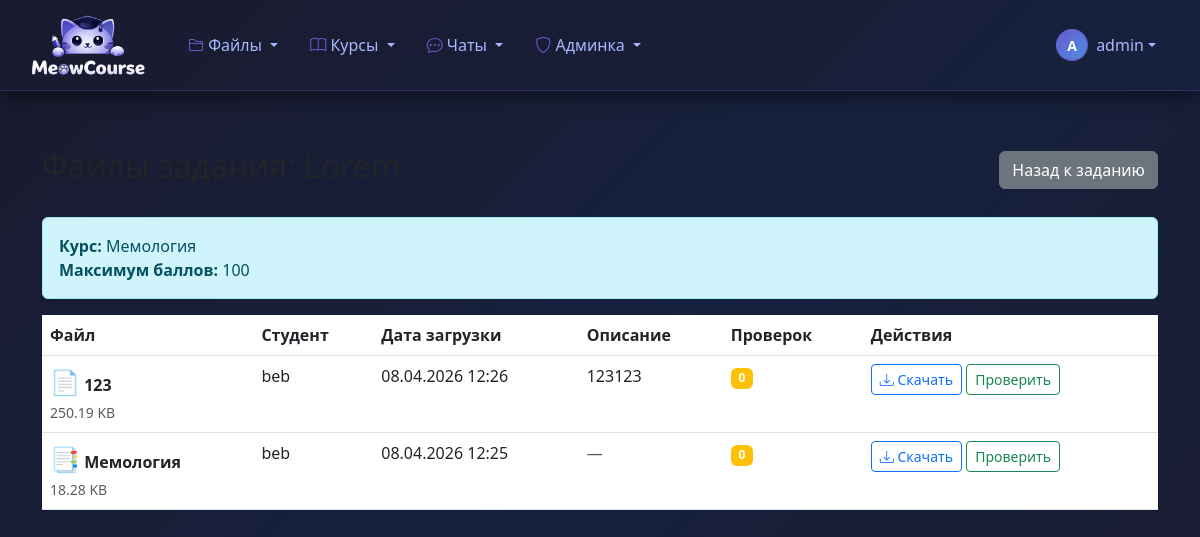
Screenshot of /assignments/3/files/ (signed in) with the database file from the repository.
### classroom_core/models.py (models this page shows, shortened)
class Course(models.Model):
    STATUS_CHOICES = [
       ('draft', 'Черновик'),
       ('active', 'Активный'),
       ('archived', 'Архивирован'),
       ('completed', 'Завершен'),
    ]
    title = models.CharField(max_length=255)
    description = models.TextField()
    short_description = models.CharField(max_length=200, blank=True)
    code = models.CharField(max_length=20, unique=True, blank=True)
    instructor = models.ForeignKey(
        User,
        on_delete=models.CASCADE,
        related_name='courses_created'
    )
    teaching_assistants = models.ManyToManyField(
        User,
        blank=True,
        related_name='courses_assisting'
    )
    students = models.ManyToManyField(
        User,
        blank=True,
        related_name='courses_enrolled'
    )
    student_groups = models.ManyToManyField(
        StudentGroup,
        blank=True,
        related_name='courses_enrolled',
        help_text='Группы студентов, зачисленные на курс'
    )
    status = models.CharField(
        max_length=20,
        choices=STATUS_CHOICES,
        default='draft'
    )
    start_date = models.DateTimeField(null=True, blank=True)
    end_date = models.DateTimeField(null=True, blank=True)
    created_at = models.DateTimeField(auto_now_add=True)
    updated_at = models.DateTimeField(auto_now=True)
    cover_image = models.ImageField(
        upload_to='course_covers/',
        null=True,
        blank=True
    )
    color = models.CharField(max_length=7, default='#3498db')
    is_public = models.BooleanField(default=False)
    allow_self_enrollment = models.BooleanField(default=True)
    max_students = models.IntegerField(null=True, blank=True)
    class Meta:
        ordering = ['-created_at']
        verbose_name = 'Курс'
        verbose_name_plural = 'Курсы'

class Assignment(models.Model ):
    STATUS_CHOICES =[
   ('draft','Черновик'),
   ('published','Опубликовано'),
   ('closed','Закрыто'),
    ]
    course =models.ForeignKey(
    Course,
    on_delete =models.CASCADE ,
    related_name ='assignments',
    null = True,
    )
    section =models.ForeignKey(
    CourseSection ,
    on_delete =models.SET_NULL ,
    null =True,
    blank =True,
    related_name ='assignments'
    )
    title =models.CharField(max_length =255 )
    description =models.TextField()
    status =models.CharField(
    max_length =20 ,
    choices =STATUS_CHOICES ,
    default ='draft'
    )
    due_date =models.DateTimeField(null =True ,blank =True )
    allow_late_submissions =models.BooleanField(default =False )
    max_points =models.IntegerField(default =100 )
    passing_score =models.IntegerField(default =50 )
    is_group_assignment =models.BooleanField(default =False )
    group_size_min=models.IntegerField(default=1)
    group_size_max=models.IntegerField(default=1)
    attachment =models.FileField(
    upload_to ='assignment_attachments/',
    null =True ,
    blank =True
    )
    created_at =models.DateTimeField(auto_now_add =True )
    updated_at =models.DateTimeField(auto_now =True )
    published_at =models.DateTimeField(null =True ,blank =True )
    class Meta :
        ordering =['-due_date','-created_at']
        verbose_name ='Задание'
        verbose_name_plural ='Задания'
    def can_grade(self ,user ):
        return user ==self.course.instructor or user in self.course.teaching_assistants.all()or user.is_superuser or user.profile.is_staff()

class AssignmentFile(models.Model ):
    assignment =models.ForeignKey(
    Assignment ,
    on_delete =models.CASCADE ,
    related_name ='files'
    )
    student =models.ForeignKey(
    User ,
    on_delete =models.CASCADE ,
    related_name ='assignment_files'
    )
    file =models.ForeignKey(
    'file_manager.File',
    on_delete =models.CASCADE ,
    related_name ='assignment_submissions',
    help_text ='Файл из файлового хранилища'
    )
    description =models.TextField(
    blank =True ,
    help_text ='Описание файла(опционально)'
    )
    uploaded_at =models.DateTimeField(auto_now_add =True )
    updated_at =models.DateTimeField(auto_now =True )
    class Meta :
        ordering =['-uploaded_at']
        verbose_name ='Файл задания'
        verbose_name_plural ='Файлы заданий'

### file_manager/models.py (models this page shows, shortened)
class File(models.Model ):
    FILE_TYPE_CHOICES =[
   ('pdf','PDF Document'),
   ('txt','Text File'),
   ('docx','Word Document'),
   ('xlsx','Excel Spreadsheet'),
   ('pptx','PowerPoint Presentation'),
   ('jpg','JPEG Image'),
   ('png','PNG Image'),
   ('mp4','Video MP4'),
   ('mp3','Audio MP3'),
   ('zip','Archive ZIP'),
   ('other','Other'),
    ]
    VISIBILITY_CHOICES =[
   ('private','Private - Только я'),
   ('shared','Shared - С определенными пользователями'),
   ('public','Public - Все пользователи'),
    ]
    title =models.CharField(max_length =255 )
    description =models.TextField(blank =True )
    file =models.FileField(upload_to =file_upload_path )
    file_type =models.CharField(max_length =10 ,choices =FILE_TYPE_CHOICES ,default ='other')
    file_size =models.BigIntegerField(default =0 )
    uploaded_by =models.ForeignKey(
    User ,
    on_delete =models.CASCADE ,
    related_name ='uploaded_files'
    )
    uploaded_at =models.DateTimeField(auto_now_add =True )
    updated_at =models.DateTimeField(auto_now =True )
    version =models.IntegerField(default =1 )
    category =models.ForeignKey(
    FileCategory ,
    on_delete =models.SET_NULL ,
    null =True ,
    blank =True ,
    related_name ='files'
    )
    tags =models.ManyToManyField(Tag ,blank =True ,related_name ='files')
    folder =models.ForeignKey(
    'self',
    on_delete =models.CASCADE ,
    null =True ,
    blank =True ,
    related_name ='subfiles',
    limit_choices_to ={'is_folder':True }
    )
    is_folder =models.BooleanField(default =False )
    visibility =models.CharField(
    max_length =10 ,
    choices =VISIBILITY_CHOICES ,
    default ='private'
    )
    shared_with =models.ManyToManyField(
    User ,
    blank =True ,
    related_name ='shared_files'
    )
    extracted_text =models.TextField(blank =True ,null =True )
    has_preview =models.BooleanField(default =False )
    favorite =models.ManyToManyField(
    User ,
    blank =True ,
    related_name ='favorite_files'
    )
    download_count =models.IntegerField(default =0 )
    class Meta :
        ordering =['-uploaded_at']
        verbose_name ='Файл'
        verbose_name_plural ='Файлы'
        indexes =[
        models.Index(fields =['uploaded_by','-uploaded_at']),
        models.Index(fields =['file_type']),
        models.Index(fields =['visibility']),
        models.Index(fields =['extracted_text']),
        ]
    def get_file_size_display(self ):
        if self.is_folder :
            return self.get_folder_size_display()
        size =self.file_size
        for unit in ['B','KB','MB','GB']:
            if size <1024.0 :
                return f"{size :.2f} {unit }"
            size /=1024.0
        return f"{size :.2f} TB"
    def get_icon(self ):
        icon_mapping ={
        'pdf':'📄',
        'txt':'📝',
        'docx':'📑',
        'xlsx':'📊',
        'pptx':'📽️',
        'jpg':'🖼️',
        'png':'🖼️',
        'mp4':'🎬',
        'mp3':'🎵',
        'zip':'📁',
        'other':'📎',
        }
        return icon_mapping.get(self.file_type ,'📎')

### classroom_core/views.py (the view)
# urls.py: path('assignments/<int:assignment_id>/files/', views.assignment_file_list, name='assignment_file_list'),
@login_required
def assignment_file_list(request, assignment_id):
    assignment = get_object_or_404(Assignment, id=assignment_id)
    course = assignment.course
    if not assignment.can_grade(request.user):
        raise PermissionDenied
    is_teacher = course.instructor == request.user
    is_assistant = request.user in course.teaching_assistants.all() if hasattr(course, 'teaching_assistants') else False
    is_admin = request.user.is_superuser or(hasattr(request.user, 'profile') and request.user.profile.is_staff())
    files = AssignmentFile.objects.filter(assignment=assignment).order_by('-uploaded_at')
    context = {
        'assignment': assignment,
        'course': course,
        'files': files,
        'is_teacher': is_teacher,
        'is_assistant': is_assistant,
        'is_admin': is_admin,
    }
    return render(request, 'classroom_core/assignment_file_list.html', context)

### templates/classroom_core/assignment_file_list.html (shortened to what this page needs)
{% extends 'base.html' %}
{% block content %}
<div class="container mt-4">
    <div class="row">
        <div class="col-12">
            <div class="d-flex justify-content-between align-items-center mb-4">
                <h2>Файлы задания: {{ assignment.title }}</h2>
                <a href="{% url 'classroom_core:assignment_detail' assignment.id %}" class="btn btn-secondary">
                    Назад к заданию
                </a>
            </div>
            {% if is_teacher or is_admin %}
            <div class="alert alert-info">
                <strong>Курс:</strong> {{ course.title }}
                <br>
                <strong>Максимум баллов:</strong> {{ assignment.max_points }}
            </div>
            {% endif %}
            {% if files %}
                <div class="table-responsive">
                    <table class="table table-hover">
                        <thead>
                            <tr>
                                <th>Файл</th>
                                <th>Студент</th>
                                <th>Дата загрузки</th>
                                <th>Описание</th>
                                <th>Проверок</th>
                                <th>Действия</th>
                            </tr>
                        </thead>
                        <tbody>
                            {% for file in files %}
                                <tr>
                                    <td>
                                        <span class="fs-4">{{ file.file.get_icon }}</span>
                                        <strong>{{ file.file.title }}</strong>
                                        <br>
                                        <small class="text-muted">{{ file.file.get_file_size_display }}</small>
                                    </td>
                                    <td>
                                        {{ file.student.get_full_name|default:file.student.username }}
                                    </td>
                                    <td>{{ file.uploaded_at|date:"d.m.Y H:i" }}</td>
                                    <td>
                                        {% if file.description %}
                                            {{ file.description|truncatewords:10 }}
                                        {% else %}
                                            <span class="text-muted">—</span>
                                        {% endif %}
                                    </td>
                                    <td>
                                        {% with review_count=file.reviews.count %}
                                            {% if review_count > 0 %}
                                                <span class="badge bg-success">{{ review_count }}</span>
                                            {% else %}
                                                <span class="badge bg-warning">0</span>
                                            {% endif %}
                                        {% endwith %}
                                    </td>
                                    <td>
                                        <a href="{{ file.file.file.url }}" target="_blank" class="btn btn-sm btn-outline-primary" download>
                                            <i class="bi bi-download"></i> Скачать
                                        </a>
                                        <a href="{% url 'classroom_core:assignment_file_review_create' file.id %}" class="btn btn-sm btn-outline-success">
                                            Проверить
                                        </a>
                                    </td>
                                </tr>
                            {% endfor %}
                        </tbody>
                    </table>
                </div>
            {% else %}
                <div class="alert alert-info">
                    Студенты еще не прикрепили файлы к этому заданию.
                </div>
            {% endif %}
        </div>
    </div>
</div>
{% endblock %}

### templates/base.html (shortened to what this page needs)
{% load static %}
<!DOCTYPE html>
<html lang="ru">
<head>
    <link href="https://cdn.jsdelivr.net/npm/bootstrap@5.3.0/dist/css/bootstrap.min.css" rel="stylesheet">
    <link rel="stylesheet" href="https://cdn.jsdelivr.net/npm/bootstrap-icons@1.10.0/font/bootstrap-icons.css">
</head>
<body>
    <nav class="navbar navbar-expand-lg dark-navbar">
        <div class="container-fluid">
            <a class="navbar-brand d-flex align-items-center" href="{% url 'classroom_core:course_list' %}">
                <img src="{% static 'images/logo.png' %}"
                    alt="MeowCourse"
                    class="me-2"
                    style="width: 120px; height: auto; max-height: 64px; object-fit: contain;">
            </a>
            <div class="collapse navbar-collapse" id="navbarNav">
                <ul class="navbar-nav me-auto">
                    <li class="nav-item dropdown">
                        <a class="nav-link dropdown-toggle" href="#" role="button" data-bs-toggle="dropdown">
                            <i class="bi bi-folder2"></i> Файлы
                        </a>
                    </li>
                    <li class="nav-item dropdown">
                        <a class="nav-link dropdown-toggle" href="#" role="button" data-bs-toggle="dropdown">
                            <i class="bi bi-book"></i> Курсы
                        </a>
                    </li>
                    <li class="nav-item dropdown">
                        <a class="nav-link dropdown-toggle" href="#" role="button" data-bs-toggle="dropdown">
                            <i class="bi bi-chat-dots"></i> Чаты
                        </a>
                    </li>
                    {% if user.is_authenticated and user.is_staff or user.is_superuser %}
                    <li class="nav-item dropdown">
                        <a class="nav-link dropdown-toggle" href="#" role="button" data-bs-toggle="dropdown">
                            <i class="bi bi-shield"></i> Админка
                        </a>
                    </li>
                    {% endif %}
                </ul>
                <div class="d-flex align-items-center">
                    {% if user.is_authenticated %}
                    <div class="dropdown">
                        <a class="nav-link dropdown-toggle d-flex align-items-center" href="#" role="button" data-bs-toggle="dropdown">
                            <div class="user-avatar rounded-circle d-flex align-items-center justify-content-center" style="width: 32px; height: 32px; font-size: 0.875rem;">
                                {{ user.username|slice:":1"|upper }}
                            </div>
                            <span class="ms-2 d-none d-md-inline username-text">{{ user.username }}</span>
                        </a>
                    </div>
                    {% else %}
                    <a class="nav-link" href="{% url 'classroom_core:login' %}">
                        <i class="bi bi-box-arrow-in-right me-1"></i> Войти
                    </a>
                    {% endif %}
                </div>
            </div>
        </div>
    </nav>
    <div class="main-content">
        <div class="container-fluid">
            {% block content %}{% endblock %}
        </div>
    </div>
</body>
</html>

### rows the page displays
Course: title "Мемология"
Assignment: max_points "100"
AssignmentFile: file.get_icon "📄", file "123", file.file_size "250.19 KB", student.get_full_name "beb", uploaded_at "08.04.2026 12:26", description "123123"
AssignmentFile: file.get_icon "📑", file "Мемология", file.file_size "18.28 KB", student.get_full_name "beb", uploaded_at "08.04.2026 12:25"

### other values shown
{{ user.username|slice:":1"|upper }} "A"
{{ user.username }} "admin"
